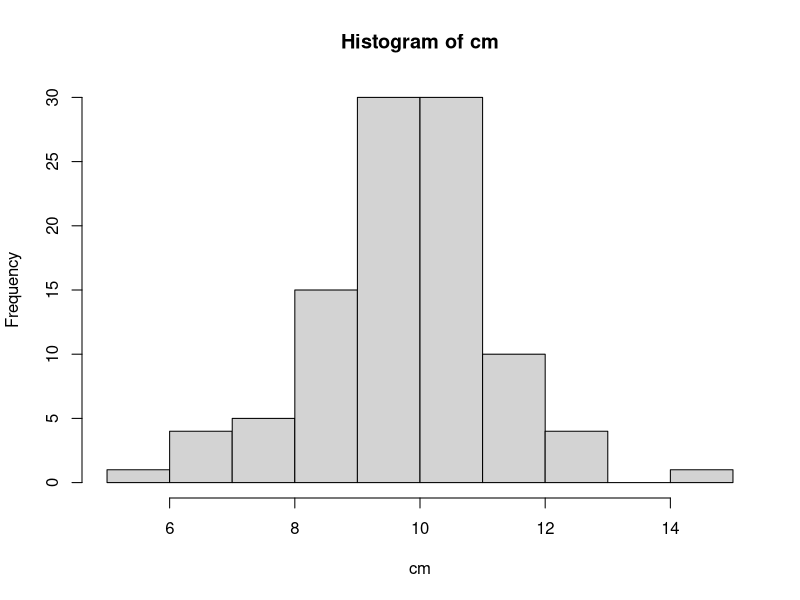

Write the R code that produced this figure. (Note: this script raises an error after producing the figure.)
?sample
sample(1:6, 4, replace = TRUE)
sample(1:6, 4, replace = TRUE)
sample(1:20, 10)
LETTERS
sample(LETTERS)
flips <- sample(c(0,1), 100, replace = TRUE, prob = c(0.3, 0.7))
flips
sum(flips)
?rbinom
rbinom(1, size = 100, prob = 0.7)
flips2 <- rbinom(100, size = 1, prob = 0.7)
flips2
sum(flips2)
?rnorm
rnorm(10)
rnorm(10, 100, 25)
rpois(5, 10)
my_pois <- replicate(100, rpois(5, 10))
my_pois
cm <- colMeans(my_pois)
hist(cm)
No